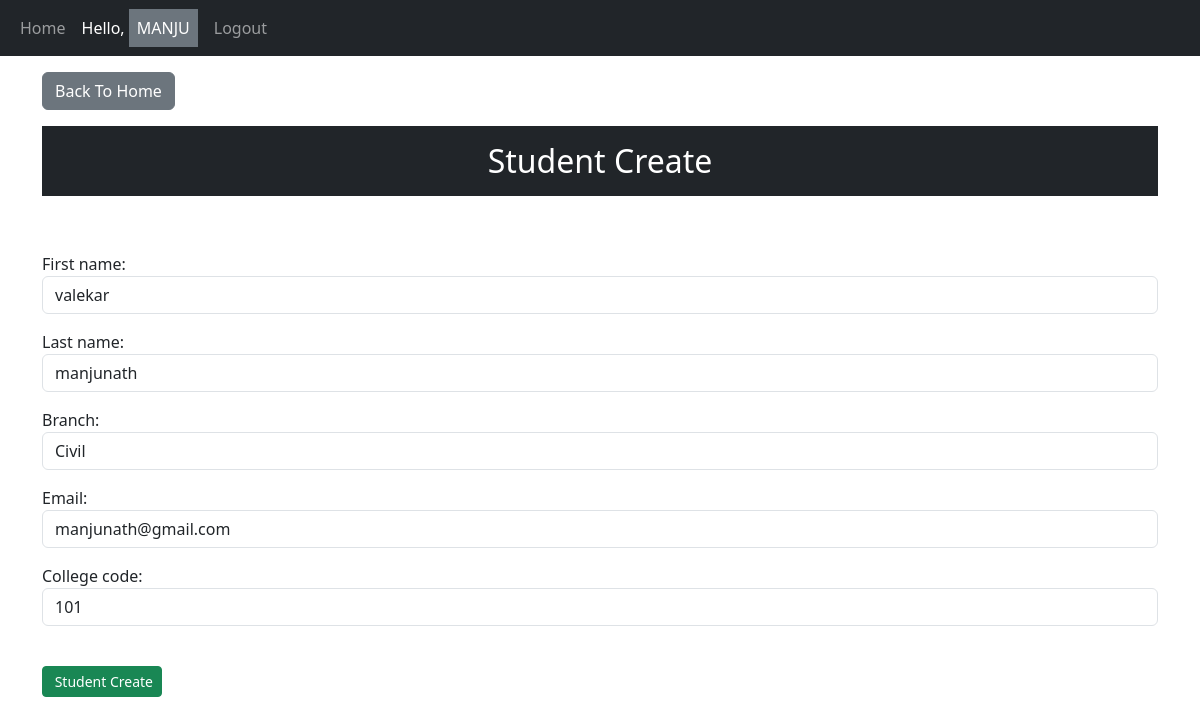
Page /update/1/ (signed in) on the committed database.
### app/models.py (models this page shows, shortened)
class Student(models.Model):
    first_name = models.CharField(max_length=100)
    last_name = models.CharField(max_length=100)
    branch = models.CharField(max_length=50)
    email = models.EmailField()
    college_code = models.IntegerField()

### app/views.py (the view)
# urls.py: path('update/<int:id>/',views.student_update,name='update'),
def student_update(request,id):
    get_student = Student.objects.get(id=id)
    form = StudentForm(instance=get_student)
    if request.method=='POST':
        form = StudentForm(request.POST,instance=get_student)
        form.save()
        return redirect('home')
    context = {
        'form':form
    }
    return render(request,'student_create.html',context)

### app/forms.py
class StudentForm(forms.ModelForm):
    class Meta:
        model = Student
        fields = "__all__"
        widgets = {
            "first_name":forms.TextInput(attrs={'class':'form-control'}),
            "last_name":forms.TextInput(attrs={'class':'form-control'}),
            "branch":forms.TextInput(attrs={'class':'form-control'}),
            "email":forms.EmailInput(attrs={'class':'form-control'}),
            "college_code":forms.NumberInput(attrs={'class':'form-control'}),
        }

### app/templates/student_create.html (shortened to what this page needs)
{% extends 'base.html' %}
{% block content %}
                    <div class="container">
                        <a href="{% url 'home' %}" class="mt-3 btn btn-secondary">Back To Home</a>
                        <h2 class="text-center bg-dark p-3 mt-3 text-white">Student Create</h2>
                    </div>
                    <br><br>
                    <div class="container">
                        <form action="" method="post">
                            {{ form.as_p }} <br>
                            <input type="submit" value=" Student Create" class="btn btn-success btn-sm">
                        </form>
                    </div>
{% endblock %}

### app/templates/base.html (shortened to what this page needs)
<!DOCTYPE html>
{% load static %}
<html lang="en">
<head>
    <link href="https://cdn.jsdelivr.net/npm/bootstrap@5.3.3/dist/css/bootstrap.min.css" rel="stylesheet">
</head>
<body>
            <nav class="navbar navbar-expand-sm bg-dark navbar-dark">
                <div class="container-fluid">
                  <div class="collapse navbar-collapse" id="collapsibleNavbar">
                    <ul class="navbar-nav">
                      {% if request.user.is_authenticated %}
                      <li class="nav-item">
                        <a class="nav-link" href="{% url 'home' %}">Home</a>
                      </li>
                      <li class="nav-item">
                        <a href="" class="nav-link active">Hello,
                          <span class="text-uppercase text-white p-2 bg-secondary">{{ request.user.username }}</span>
                        </a>
                      </li>
                      <li class="nav-item">
                        <a class="nav-link" href="{% url 'logout' %}">Logout</a>
                      </li>
                      {% endif %}
                    </ul>
                  </div>
                </div>
              </nav>
               {% block content %}
               {% endblock %}
</body>
</html>

### rows in the picture
Student: first_name "valekar", last_name "manjunath", branch "Civil", email "manjunath@gmail.com", college_code "101"

### other values in the picture
{{ request.user.username }} "MANJU"
